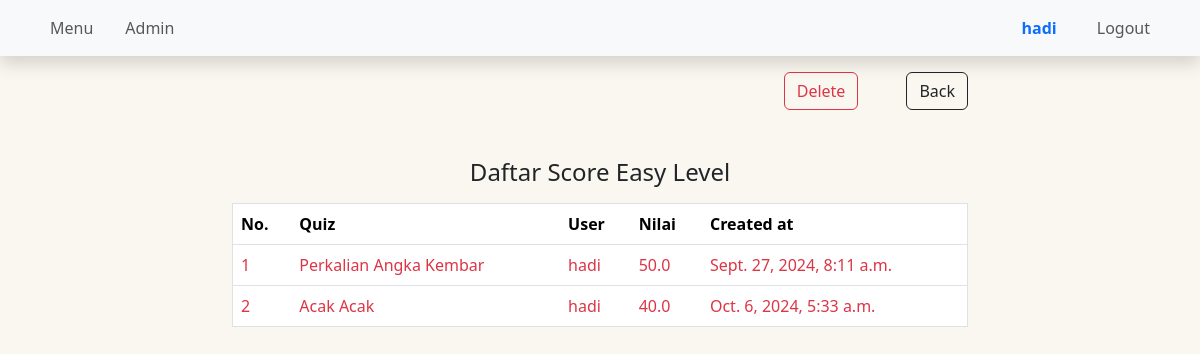
The app's page /easy/results/ (signed in) with its own data.
### easy/models.py (models this page shows, shortened)
class ResultEasy(models.Model):
  quiz = models.ForeignKey(Easy, on_delete=models.CASCADE)
  user = models.ForeignKey(User, on_delete=models.CASCADE)
  score = models.FloatField()
  created = models.DateTimeField(auto_now_add=True)

class Easy(models.Model):
  name = models.CharField(max_length=120)
  topic = models.CharField(max_length=120)
  number_of_questions = models.IntegerField()
  time = models.IntegerField()
  required_score_to_pass = models.IntegerField()

### easy/views.py (the view)
# urls.py: path('results/', result_easy, name="result-easy-view"),
@login_required
def result_easy(request):
  user_id = request.user.id
  results = ResultEasy.objects.filter(user_id=user_id).order_by('-score')
  return render(request, 'easy/results.html', {'results': results})

### templates/easy/results.html (shortened to what this page needs)
{% extends "base.html" %}
{% load static %}
{% block content %}
<div class="row justify-content-center mt-3">
  <div class="col-md-8">
    <div class="d-flex justify-content-end mb-5">
        {% if request.user.is_authenticated and request.user.is_superuser %}
        <a class="btn btn-outline-danger" href="{% url 'delete-results-easy' %}">Delete</a>
         {% endif %}
         <a class="btn btn-outline-dark ms-5" href="{% url 'main-easy-view' %}">Back</a>
    </div>
  <div>
    <h4 class="text-center my-3">Daftar Score Easy Level</h4>
    <table class="table border ">
      <thead>
        <tr class="px-2">
          <th scope="col">No.</th>
          <th scope="col">Quiz</th>
          <th scope="col">User</th>
          <th scope="col">Nilai</th>
          <th scope="col">Created at</th>
        </tr>
      </thead>
      <tbody>
        {% for result in results %}
        {% if result.score == 100 %}
        <tr >
          <td class="text-primary">{{ forloop.counter }}</td>
          <td class="text-primary">{{ result.quiz.name }}</td>
          <td class="text-primary">{{ result.user.username }}</td>
          <td class="text-primary">{{ result.score }}</td>
          <td class="text-primary">{{ result.created }}</td>
        </tr>
        {% else %}
        <tr >
          <td class="text-danger">{{ forloop.counter }}</td>
          <td class="text-danger">{{ result.quiz.name }}</td>
          <td class="text-danger">{{ result.user.username }}</td>
          <td class="text-danger">{{ result.score }}</td>
          <td class="text-danger">{{ result.created }}</td>
        </tr>
        {% endif %}
      {% endfor %}
      </tbody>
    </table>
  </div>
  </div>
</div>
{% endblock content %}

### templates/base.html (shortened to what this page needs)
{% load static %}
<!doctype html>
<html lang="en">
  <head>
    <link rel="stylesheet" href="{% static 'style.css' %}">
    <link href="https://cdn.jsdelivr.net/npm/bootstrap@5.3.3/dist/css/bootstrap.min.css" rel="stylesheet">
  </head>
  <body  style="background-color: #FAF7F0;">
    <nav class="navbar navbar-expand-lg bg-body-tertiary shadow">
      <div class="container">
        <div class="collapse navbar-collapse" id="navbarNavAltMarkup">
          <div class="navbar-nav me-auto gap-3">
            {% if user.is_authenticated %}
            <a class="nav-link rounded tesHover {% block active_menu %}{% endblock active_menu %}" aria-current="page" href="/">Menu</a>
            {% endif %}
            {% if request.user.is_authenticated and request.user.is_superuser %}
            <a class="nav-link tesHover rounded " aria-current="page" href="/admin" target="_blank">Admin</a>
            {% endif %}
          </div>
          <div class="navbar-nav">
            {% if user.is_authenticated %}
            <span class="username nav-item nav-link  text-primary rounded me-4"><b>{{ user.username }}</b></span>
              <a class="nav-item nav-link tesHover rounded" href="{% url 'logout' %}">Logout</a>
            {% else %}
              <a class="nav-item nav-link tesHover rounded" href="{% url 'login' %}">Login</a>
            {% endif %}
        </div>
        </div>
      </div>
    </nav>
    <div class="container mt-3" >
      {% block content %}
      {% endblock content %}
    </div>
  </body>
</html>

### records on screen
ResultEasy: quiz.name "Perkalian Angka Kembar", user.username "hadi", score "50.0", created "Sept. 27, 2024, 8:11 a.m."
ResultEasy: quiz.name "Acak Acak", user.username "hadi", score "40.0", created "Oct. 6, 2024, 5:33 a.m."

### other values on screen
{{ user.username }} "hadi"
